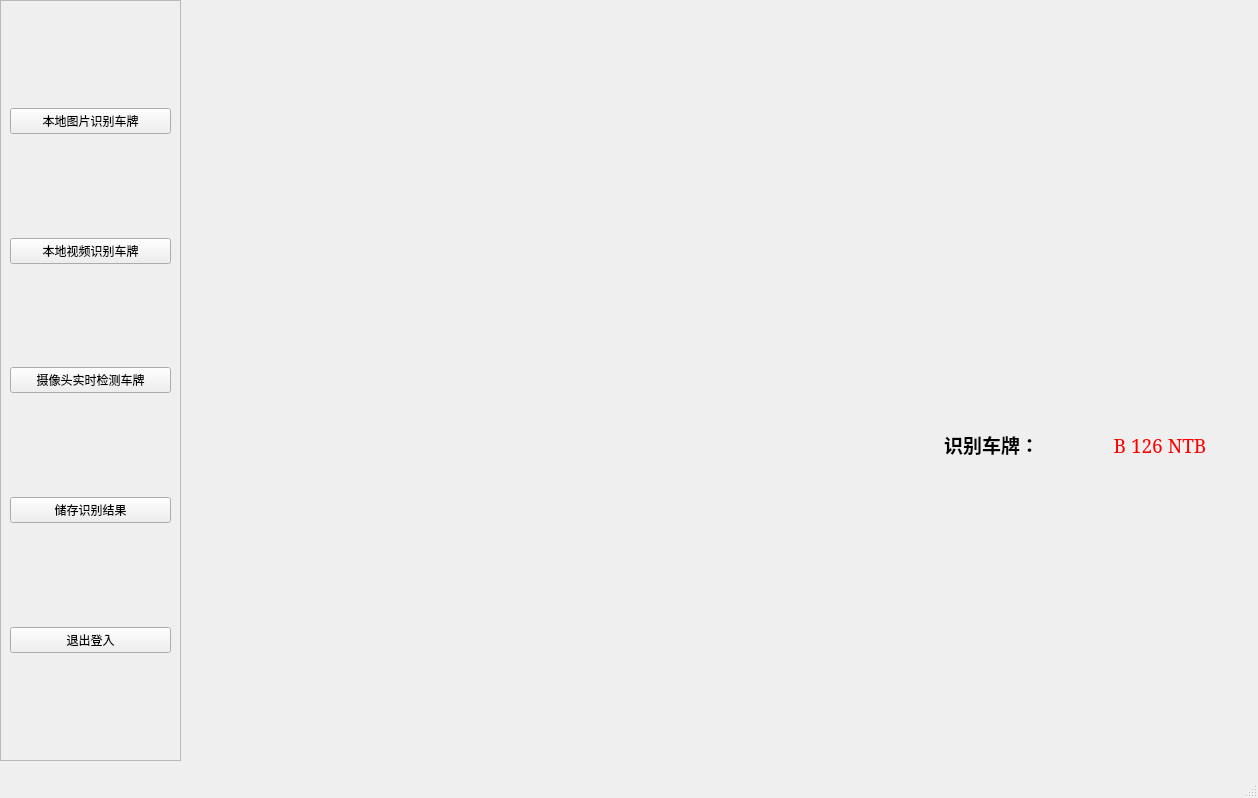
<?xml version="1.0" encoding="UTF-8"?>
<ui version="4.0">
 <class>MainWindow</class>
 <widget class="QMainWindow" name="MainWindow">
  <property name="geometry">
   <rect>
    <x>0</x>
    <y>0</y>
    <width>1258</width>
    <height>798</height>
   </rect>
  </property>
  <property name="focusPolicy">
   <enum>Qt::NoFocus</enum>
  </property>
  <property name="windowTitle">
   <string>MainWindow</string>
  </property>
  <property name="layoutDirection">
   <enum>Qt::LeftToRight</enum>
  </property>
  <widget class="QWidget" name="centralwidget">
   <widget class="QFrame" name="frame">
    <property name="geometry">
     <rect>
      <x>0</x>
      <y>0</y>
      <width>181</width>
      <height>761</height>
     </rect>
    </property>
    <property name="frameShape">
     <enum>QFrame::StyledPanel</enum>
    </property>
    <property name="frameShadow">
     <enum>QFrame::Raised</enum>
    </property>
    <layout class="QVBoxLayout" name="verticalLayout_2">
     <item>
      <layout class="QVBoxLayout" name="verticalLayout">
       <item>
        <spacer name="verticalSpacer">
         <property name="orientation">
          <enum>Qt::Vertical</enum>
         </property>
         <property name="sizeHint" stdset="0">
          <size>
           <width>20</width>
           <height>40</height>
          </size>
         </property>
        </spacer>
       </item>
       <item>
        <widget class="QPushButton" name="ImageDetectButton">
         <property name="text">
          <string>本地图片识别车牌</string>
         </property>
        </widget>
       </item>
       <item>
        <spacer name="verticalSpacer_2">
         <property name="orientation">
          <enum>Qt::Vertical</enum>
         </property>
         <property name="sizeHint" stdset="0">
          <size>
           <width>20</width>
           <height>40</height>
          </size>
         </property>
        </spacer>
       </item>
       <item>
        <widget class="QPushButton" name="VideoDetectButton">
         <property name="text">
          <string>本地视频识别车牌</string>
         </property>
        </widget>
       </item>
       <item>
        <spacer name="verticalSpacer_3">
         <property name="orientation">
          <enum>Qt::Vertical</enum>
         </property>
         <property name="sizeHint" stdset="0">
          <size>
           <width>20</width>
           <height>40</height>
          </size>
         </property>
        </spacer>
       </item>
       <item>
        <widget class="QPushButton" name="RealTimeDetectButton">
         <property name="text">
          <string>摄像头实时检测车牌</string>
         </property>
        </widget>
       </item>
       <item>
        <spacer name="verticalSpacer_4">
         <property name="orientation">
          <enum>Qt::Vertical</enum>
         </property>
         <property name="sizeHint" stdset="0">
          <size>
           <width>20</width>
           <height>40</height>
          </size>
         </property>
        </spacer>
       </item>
       <item>
        <widget class="QPushButton" name="SaveResultButton">
         <property name="text">
          <string>储存识别结果</string>
         </property>
        </widget>
       </item>
       <item>
        <spacer name="verticalSpacer_5">
         <property name="orientation">
          <enum>Qt::Vertical</enum>
         </property>
         <property name="sizeHint" stdset="0">
          <size>
           <width>20</width>
           <height>40</height>
          </size>
         </property>
        </spacer>
       </item>
       <item>
        <widget class="QPushButton" name="SignOutButton">
         <property name="text">
          <string>退出登入</string>
         </property>
        </widget>
       </item>
       <item>
        <spacer name="verticalSpacer_6">
         <property name="orientation">
          <enum>Qt::Vertical</enum>
         </property>
         <property name="sizeHint" stdset="0">
          <size>
           <width>20</width>
           <height>40</height>
          </size>
         </property>
        </spacer>
       </item>
      </layout>
     </item>
    </layout>
   </widget>
   <widget class="QWidget" name="verticalLayoutWidget">
    <property name="geometry">
     <rect>
      <x>180</x>
      <y>10</y>
      <width>1061</width>
      <height>65</height>
     </rect>
    </property>
    <layout class="QVBoxLayout" name="TitleLayout"/>
   </widget>
   <widget class="QLabel" name="MainDisplay">
    <property name="geometry">
     <rect>
      <x>180</x>
      <y>90</y>
      <width>731</width>
      <height>471</height>
     </rect>
    </property>
    <property name="sizePolicy">
     <sizepolicy hsizetype="Preferred" vsizetype="Preferred">
      <horstretch>0</horstretch>
      <verstretch>0</verstretch>
     </sizepolicy>
    </property>
    <property name="minimumSize">
     <size>
      <width>569</width>
      <height>454</height>
     </size>
    </property>
    <property name="maximumSize">
     <size>
      <width>1152</width>
      <height>648</height>
     </size>
    </property>
    <property name="font">
     <font>
      <family>楷体</family>
      <pointsize>16</pointsize>
     </font>
    </property>
    <property name="layoutDirection">
     <enum>Qt::LeftToRight</enum>
    </property>
    <property name="styleSheet">
     <string notr="true">border-image: url(:/images/icons/ini-image.png);</string>
    </property>
    <property name="text">
     <string/>
    </property>
    <property name="pixmap">
     <pixmap>resourse/ExampleCar.jpg</pixmap>
    </property>
    <property name="scaledContents">
     <bool>true</bool>
    </property>
    <property name="alignment">
     <set>Qt::AlignCenter</set>
    </property>
   </widget>
   <widget class="QWidget" name="layoutWidget">
    <property name="geometry">
     <rect>
      <x>910</x>
      <y>90</y>
      <width>331</width>
      <height>471</height>
     </rect>
    </property>
    <layout class="QVBoxLayout" name="verticalLayout_8">
     <item>
      <widget class="QLabel" name="ZoomDisplay">
       <property name="sizePolicy">
        <sizepolicy hsizetype="Minimum" vsizetype="Minimum">
         <horstretch>0</horstretch>
         <verstretch>0</verstretch>
        </sizepolicy>
       </property>
       <property name="minimumSize">
        <size>
         <width>0</width>
         <height>0</height>
        </size>
       </property>
       <property name="maximumSize">
        <size>
         <width>1152</width>
         <height>648</height>
        </size>
       </property>
       <property name="font">
        <font>
         <family>楷体</family>
         <pointsize>16</pointsize>
        </font>
       </property>
       <property name="layoutDirection">
        <enum>Qt::LeftToRight</enum>
       </property>
       <property name="styleSheet">
        <string notr="true">border-image: url(:/images/icons/ini-image.png);</string>
       </property>
       <property name="text">
        <string/>
       </property>
       <property name="pixmap">
        <pixmap>resourse/ExampleCarPlate.png</pixmap>
       </property>
       <property name="scaledContents">
        <bool>true</bool>
       </property>
       <property name="alignment">
        <set>Qt::AlignCenter</set>
       </property>
      </widget>
     </item>
     <item>
      <layout class="QHBoxLayout" name="horizontalLayout">
       <item>
        <widget class="QLabel" name="label_char">
         <property name="font">
          <font>
           <family>华文仿宋</family>
           <pointsize>14</pointsize>
          </font>
         </property>
         <property name="text">
          <string>&lt;html&gt;&lt;head/&gt;&lt;body&gt;&lt;p&gt;&lt;span style=&quot; font-weight:700;&quot;&gt;识别车牌：&lt;/span&gt;&lt;/p&gt;&lt;/body&gt;&lt;/html&gt;</string>
         </property>
         <property name="alignment">
          <set>Qt::AlignCenter</set>
         </property>
        </widget>
       </item>
       <item>
        <widget class="QLabel" name="label_plate_str">
         <property name="font">
          <font>
           <family>SimSun</family>
           <pointsize>14</pointsize>
          </font>
         </property>
         <property name="styleSheet">
          <string notr="true">color: rgb(255, 0, 0);</string>
         </property>
         <property name="text">
          <string>B 126 NTB</string>
         </property>
         <property name="alignment">
          <set>Qt::AlignCenter</set>
         </property>
        </widget>
       </item>
      </layout>
     </item>
    </layout>
   </widget>
  </widget>
  <widget class="QMenuBar" name="menubar">
   <property name="geometry">
    <rect>
     <x>0</x>
     <y>0</y>
     <width>1258</width>
     <height>22</height>
    </rect>
   </property>
  </widget>
  <widget class="QStatusBar" name="statusbar"/>
 </widget>
 <resources/>
 <connections/>
</ui>
